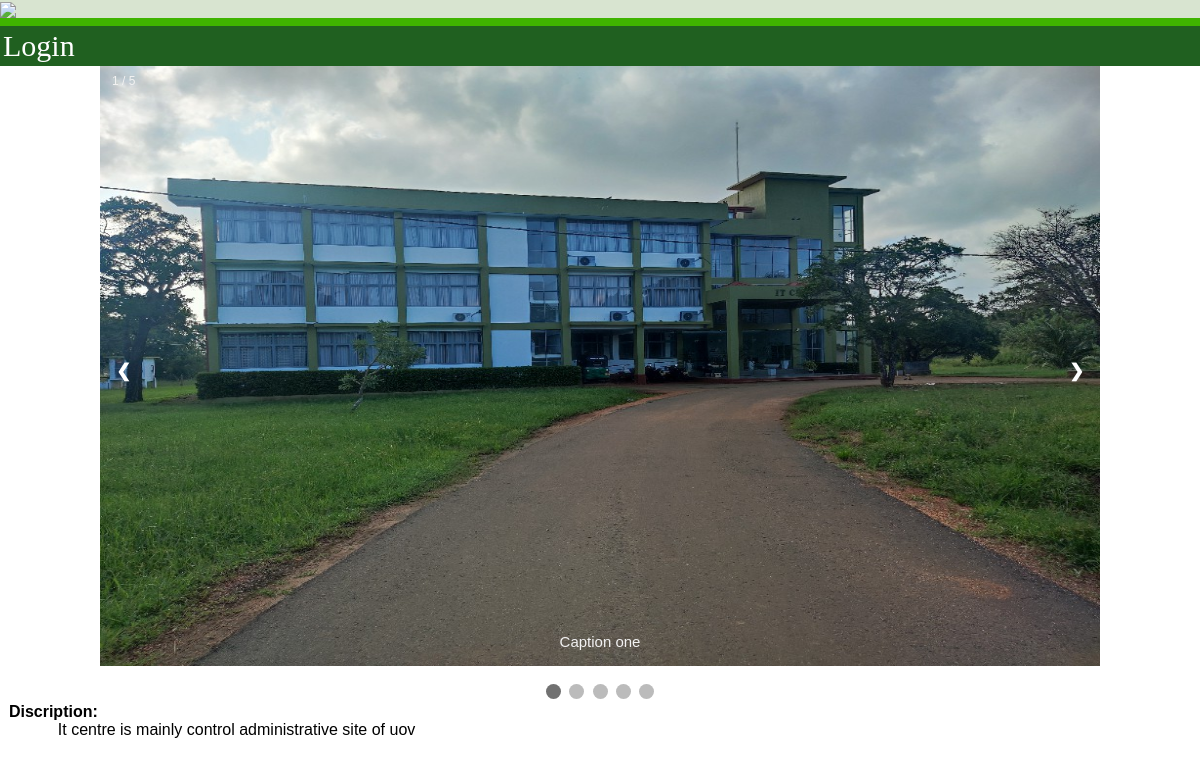
The app's page /moredetails.php?val=2 with its own data.
### tables this page shows
CREATE TABLE `addimage` (
  `id` int(11) NOT NULL,
  `heading` varchar(100) DEFAULT NULL,
  `b_img` varchar(100) DEFAULT NULL,
  `mar_l` float DEFAULT NULL,
  `mar_t` float DEFAULT NULL,
  `img_1` varchar(100) DEFAULT NULL,
  `img_2` varchar(100) DEFAULT NULL,
  `img_3` varchar(100) DEFAULT NULL,
  `img_4` varchar(100) DEFAULT NULL,
  `img_5` varchar(100) DEFAULT NULL,
  `description` longtext DEFAULT NULL
);

### moredetails.php (the view, shortened to what this page needs)
<?php
require_once'connection/sqlconnect.php';
?><!DOCTYPE html>
<html>
<head>
<link rel="stylesheet" href="style/styles.css">
</head>
<body>
    <?php include "header/header.php"?>
    <?php include "header/navpanel1.php"?>
<div class="slideshow-container">
  <?php
  if(isset($_GET['val'])){
  $k=urldecode($_GET['val']);
     $query1="SELECT * FROM Addimage WHERE id='$k';";
       $result1=mysqli_query($connection,$query1);
       foreach ($result1 as $key => $value) {
        $im_1=$value['img_1'];
        $dis=$value['description'];
echo"<div class='mySlides fade'>";
  echo"<div class='numbertext'>1 / 5</div>";
  echo"<img src='resource/bimg/$im_1.jpg' style='width:1000px; height:600px' >";
  echo"<div class='text'>Caption one</div>";
echo"</div>";
echo"<a class='prev' onclick='plusSlides(-1)'>❮</a>";
echo"<a class='next' onclick='plusSlides(1)'>❯</a>";
echo"</div>";
    }
  }
?>
<br>
<div style="text-align:center">
  <span class="dot" onclick="currentSlide(1)"></span>
  <span class="dot" onclick="currentSlide(2)"></span>
  <span class="dot" onclick="currentSlide(3)"></span>
  <span class="dot" onclick="currentSlide(4)"></span>
  <span class="dot" onclick="currentSlide(5)"></span>
</div>
<?php
echo"<div>";
echo"<b>&nbsp&nbspDiscription:</b> <br>";
echo"&nbsp&nbsp&nbsp&nbsp&nbsp&nbsp&nbsp&nbsp&nbsp&nbsp&nbsp&nbsp&nbsp$dis";
echo"</div>";
?>
</body>
</html>

### style/styles.css (style rules this page uses)
a { color:white; text-decoration: none; }

### moredetails.php (style rules this page uses)
* { box-sizing: border-box }
body { font-family: Verdana, sans-serif; margin:0 }
.mySlides { display: none }
img { vertical-align: middle; }
.slideshow-container { max-width: 1000px; position: relative; margin:0 auto; display: flex; }
.prev, .next { cursor: pointer; position: absolute; top: 50%; width: auto; padding: 16px; margin-top: -22px; color: white; font-weight: bold; font-size: 18px; transition: 0.6s ease; border-radius: 0 3px 3px 0; user-select: none; }
.next { right: 0; border-radius: 3px 0 0 3px; }
.text { color: #f2f2f2; font-size: 15px; padding: 8px 12px; position: absolute; bottom: 8px; width: 100%; text-align: center; }
.numbertext { color: #f2f2f2; font-size: 12px; padding: 8px 12px; position: absolute; top: 0; }
.dot { cursor: pointer; height: 15px; width: 15px; margin: 0 2px; background-color: #bbb; border-radius: 50%; display: inline-block; transition: background-color 0.6s ease; }
.active, .dot:hover { background-color: #717171; }
.fade { animation-name: fade; animation-duration: 1.5s; }

### records on screen
addimage: img_1 (picture), description "It centre is mainly control administrative site of uov"
